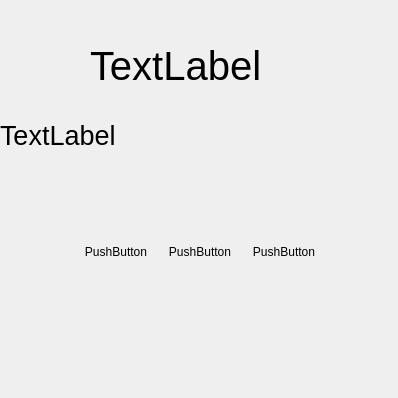
      <widget class="QWidget" name="frameTime">
       <property name="geometry">
        <rect>
         <x>0</x>
         <y>0</y>
         <width>398</width>
         <height>398</height>
        </rect>
       </property>
       <widget class="QPushButton" name="continueOrPause">
        <property name="geometry">
         <rect>
          <x>168</x>
          <y>220</y>
          <width>64</width>
          <height>64</height>
         </rect>
        </property>
        <property name="contextMenuPolicy">
         <enum>Qt::NoContextMenu</enum>
        </property>
        <property name="toolTip">
         <string>&lt;html&gt;&lt;head/&gt;&lt;body&gt;&lt;p&gt;&lt;span style=&quot; color:#575757;&quot;&gt;Pause the timer&lt;/span&gt;&lt;/p&gt;&lt;/body&gt;&lt;/html&gt;</string>
        </property>
        <property name="styleSheet">
         <string notr="true">border: 0;</string>
        </property>
        <property name="text">
         <string>PushButton</string>
        </property>
        <property name="icon">
         <iconset>
          <normaloff>play.png</normaloff>play.png</iconset>
        </property>
        <property name="autoRepeatInterval">
         <number>100</number>
        </property>
       </widget>
       <widget class="QLabel" name="status">
        <property name="geometry">
         <rect>
          <x>90</x>
          <y>40</y>
          <width>221</width>
          <height>51</height>
         </rect>
        </property>
        <property name="font">
         <font>
          <pointsize>30</pointsize>
         </font>
        </property>
        <property name="styleSheet">
         <string notr="true">qproperty-alignment: AlignCenter;</string>
        </property>
        <property name="text">
         <string>TextLabel</string>
        </property>
       </widget>
       <widget class="QPushButton" name="nextBtn">
        <property name="geometry">
         <rect>
          <x>252</x>
          <y>220</y>
          <width>64</width>
          <height>64</height>
         </rect>
        </property>
        <property name="contextMenuPolicy">
         <enum>Qt::NoContextMenu</enum>
        </property>
        <property name="toolTip">
         <string>&lt;html&gt;&lt;head/&gt;&lt;body&gt;&lt;p&gt;&lt;span style=&quot; color:#575757;&quot;&gt;Skip this session&lt;/span&gt;&lt;/p&gt;&lt;/body&gt;&lt;/html&gt;</string>
        </property>
        <property name="styleSheet">
         <string notr="true">border: 0;
</string>
        </property>
        <property name="text">
         <string>PushButton</string>
        </property>
        <property name="icon">
         <iconset>
          <normaloff>play.png</normaloff>play.png</iconset>
        </property>
        <property name="autoRepeatInterval">
         <number>100</number>
        </property>
       </widget>
       <widget class="QPushButton" name="endBtn">
        <property name="geometry">
         <rect>
          <x>84</x>
          <y>220</y>
          <width>64</width>
          <height>64</height>
         </rect>
        </property>
        <property name="contextMenuPolicy">
         <enum>Qt::NoContextMenu</enum>
        </property>
        <property name="toolTip">
         <string>&lt;html&gt;&lt;head/&gt;&lt;body&gt;&lt;p&gt;&lt;span style=&quot; color:#575757;&quot;&gt;Stop the timer&lt;/span&gt;&lt;/p&gt;&lt;/body&gt;&lt;/html&gt;</string>
        </property>
        <property name="styleSheet">
         <string notr="true">border: 0;</string>
        </property>
        <property name="text">
         <string>PushButton</string>
        </property>
        <property name="icon">
         <iconset>
          <normaloff>play.png</normaloff>play.png</iconset>
        </property>
        <property name="autoRepeatInterval">
         <number>100</number>
        </property>
       </widget>
       <widget class="QLabel" name="time">
        <property name="geometry">
         <rect>
          <x>0</x>
          <y>110</y>
          <width>401</width>
          <height>51</height>
         </rect>
        </property>
        <property name="font">
         <font>
          <pointsize>20</pointsize>
         </font>
        </property>
        <property name="styleSheet">
         <string notr="true">qproperty-alignment: AlignCenter;</string>
        </property>
        <property name="text">
         <string>TextLabel</string>
        </property>
       </widget>
      </widget>
